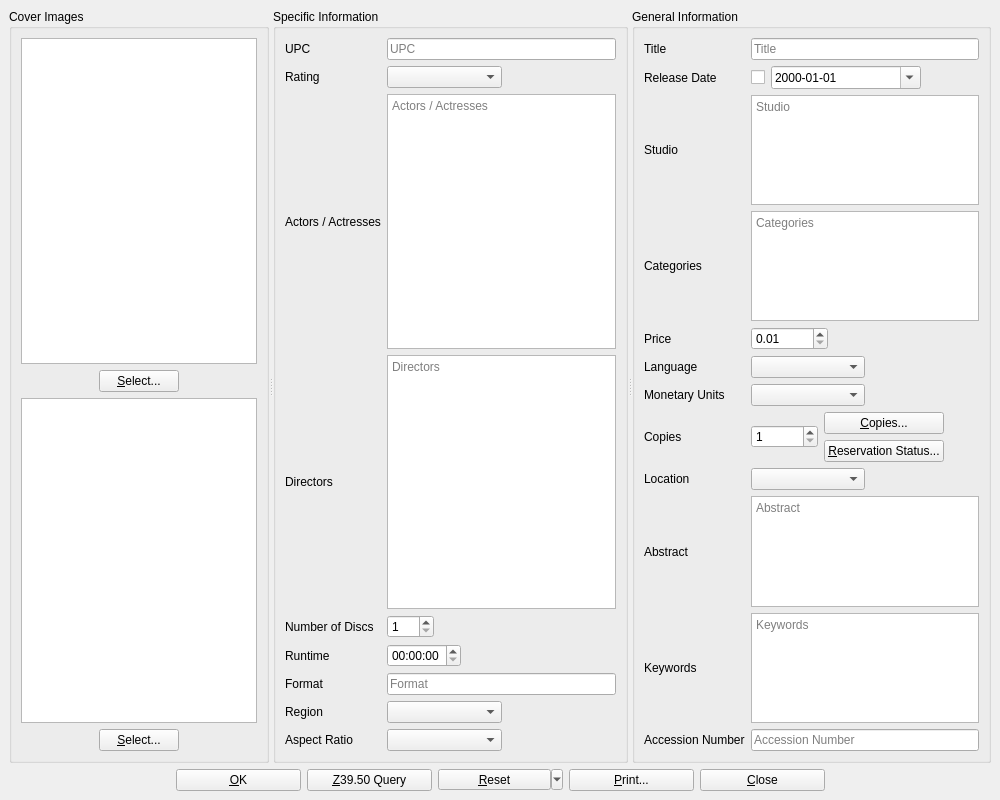
<?xml version="1.0" encoding="UTF-8"?>
<ui version="4.0">
 <class>dvdDialog</class>
 <widget class="QMainWindow" name="dvdDialog">
  <property name="geometry">
   <rect>
    <x>0</x>
    <y>0</y>
    <width>1000</width>
    <height>800</height>
   </rect>
  </property>
  <property name="windowTitle">
   <string>BiblioteQ</string>
  </property>
  <property name="windowIcon">
   <iconset resource="../Icons/icons.qrc">
    <normaloff>:/book.png</normaloff>:/book.png</iconset>
  </property>
  <widget class="QWidget" name="centralwidget">
   <layout class="QVBoxLayout">
    <item>
     <widget class="QScrollArea" name="scrollArea">
      <property name="frameShape">
       <enum>QFrame::NoFrame</enum>
      </property>
      <property name="widgetResizable">
       <bool>true</bool>
      </property>
      <widget class="QWidget" name="scrollAreaWidgetContents">
       <property name="geometry">
        <rect>
         <x>0</x>
         <y>0</y>
         <width>967</width>
         <height>766</height>
        </rect>
       </property>
       <layout class="QVBoxLayout" name="verticalLayout">
        <property name="spacing">
         <number>0</number>
        </property>
        <property name="leftMargin">
         <number>0</number>
        </property>
        <property name="topMargin">
         <number>0</number>
        </property>
        <property name="rightMargin">
         <number>0</number>
        </property>
        <property name="bottomMargin">
         <number>0</number>
        </property>
        <item>
         <widget class="QSplitter" name="splitter">
          <property name="orientation">
           <enum>Qt::Horizontal</enum>
          </property>
          <widget class="QGroupBox" name="coverImages">
           <property name="title">
            <string>Cover Images</string>
           </property>
           <layout class="QVBoxLayout">
            <item>
             <widget class="biblioteq_image_drop_site" name="front_image">
              <property name="minimumSize">
               <size>
                <width>150</width>
                <height>200</height>
               </size>
              </property>
              <property name="toolTip">
               <string>Front Cover Image</string>
              </property>
              <property name="renderHints">
               <set>QPainter::Antialiasing|QPainter::SmoothPixmapTransform|QPainter::TextAntialiasing</set>
              </property>
             </widget>
            </item>
            <item>
             <layout class="QHBoxLayout">
              <item>
               <spacer>
                <property name="orientation">
                 <enum>Qt::Horizontal</enum>
                </property>
                <property name="sizeHint" stdset="0">
                 <size>
                  <width>40</width>
                  <height>20</height>
                 </size>
                </property>
               </spacer>
              </item>
              <item>
               <widget class="QPushButton" name="frontButton">
                <property name="text">
                 <string>&amp;Select...</string>
                </property>
                <property name="icon">
                 <iconset resource="../Icons/icons.qrc">
                  <normaloff>:/16x16/fileopen.png</normaloff>:/16x16/fileopen.png</iconset>
                </property>
               </widget>
              </item>
              <item>
               <spacer>
                <property name="orientation">
                 <enum>Qt::Horizontal</enum>
                </property>
                <property name="sizeHint" stdset="0">
                 <size>
                  <width>40</width>
                  <height>20</height>
                 </size>
                </property>
               </spacer>
              </item>
             </layout>
            </item>
            <item>
             <widget class="biblioteq_image_drop_site" name="back_image">
              <property name="minimumSize">
               <size>
                <width>150</width>
                <height>200</height>
               </size>
              </property>
              <property name="toolTip">
               <string>Back Cover Image</string>
              </property>
              <property name="renderHints">
               <set>QPainter::Antialiasing|QPainter::SmoothPixmapTransform|QPainter::TextAntialiasing</set>
              </property>
             </widget>
            </item>
            <item>
             <layout class="QHBoxLayout">
              <item>
               <spacer>
                <property name="orientation">
                 <enum>Qt::Horizontal</enum>
                </property>
                <property name="sizeHint" stdset="0">
                 <size>
                  <width>40</width>
                  <height>20</height>
                 </size>
                </property>
               </spacer>
              </item>
              <item>
               <widget class="QPushButton" name="backButton">
                <property name="text">
                 <string>&amp;Select...</string>
                </property>
                <property name="icon">
                 <iconset resource="../Icons/icons.qrc">
                  <normaloff>:/16x16/fileopen.png</normaloff>:/16x16/fileopen.png</iconset>
                </property>
               </widget>
              </item>
              <item>
               <spacer>
                <property name="orientation">
                 <enum>Qt::Horizontal</enum>
                </property>
                <property name="sizeHint" stdset="0">
                 <size>
                  <width>40</width>
                  <height>20</height>
                 </size>
                </property>
               </spacer>
              </item>
             </layout>
            </item>
           </layout>
          </widget>
          <widget class="QGroupBox" name="groupBox">
           <property name="title">
            <string>Specific Information</string>
           </property>
           <layout class="QGridLayout">
            <item row="0" column="0">
             <widget class="QLabel" name="label">
              <property name="text">
               <string>UPC</string>
              </property>
             </widget>
            </item>
            <item row="0" column="1">
             <widget class="QLineEdit" name="id">
              <property name="maxLength">
               <number>32</number>
              </property>
              <property name="placeholderText">
               <string>UPC</string>
              </property>
             </widget>
            </item>
            <item row="1" column="0">
             <widget class="QLabel" name="label_12">
              <property name="text">
               <string>Rating</string>
              </property>
             </widget>
            </item>
            <item row="1" column="1">
             <layout class="QHBoxLayout">
              <item>
               <widget class="QComboBox" name="rating">
                <property name="sizePolicy">
                 <sizepolicy hsizetype="Expanding" vsizetype="Fixed">
                  <horstretch>0</horstretch>
                  <verstretch>0</verstretch>
                 </sizepolicy>
                </property>
                <property name="currentIndex">
                 <number>-1</number>
                </property>
                <property name="sizeAdjustPolicy">
                 <enum>QComboBox::AdjustToContents</enum>
                </property>
               </widget>
              </item>
              <item>
               <spacer>
                <property name="orientation">
                 <enum>Qt::Horizontal</enum>
                </property>
                <property name="sizeHint" stdset="0">
                 <size>
                  <width>40</width>
                  <height>20</height>
                 </size>
                </property>
               </spacer>
              </item>
             </layout>
            </item>
            <item row="2" column="0">
             <widget class="QLabel" name="label_9">
              <property name="text">
               <string>Actors / Actresses</string>
              </property>
             </widget>
            </item>
            <item row="3" column="0">
             <widget class="QLabel" name="label_11">
              <property name="text">
               <string>Directors</string>
              </property>
             </widget>
            </item>
            <item row="4" column="0">
             <widget class="QLabel" name="label_5">
              <property name="text">
               <string>Number of Discs</string>
              </property>
             </widget>
            </item>
            <item row="4" column="1">
             <layout class="QHBoxLayout">
              <item>
               <widget class="QSpinBox" name="no_of_discs">
                <property name="minimum">
                 <number>1</number>
                </property>
                <property name="maximum">
                 <number>100</number>
                </property>
               </widget>
              </item>
              <item>
               <spacer>
                <property name="orientation">
                 <enum>Qt::Horizontal</enum>
                </property>
                <property name="sizeHint" stdset="0">
                 <size>
                  <width>40</width>
                  <height>20</height>
                 </size>
                </property>
               </spacer>
              </item>
             </layout>
            </item>
            <item row="5" column="0">
             <widget class="QLabel" name="label_6">
              <property name="text">
               <string>Runtime</string>
              </property>
             </widget>
            </item>
            <item row="6" column="0">
             <widget class="QLabel" name="label_18">
              <property name="text">
               <string>Format</string>
              </property>
             </widget>
            </item>
            <item row="6" column="1">
             <widget class="QLineEdit" name="format">
              <property name="placeholderText">
               <string>Format</string>
              </property>
             </widget>
            </item>
            <item row="7" column="0">
             <widget class="QLabel" name="label_17">
              <property name="text">
               <string>Region</string>
              </property>
             </widget>
            </item>
            <item row="7" column="1">
             <layout class="QHBoxLayout">
              <item>
               <widget class="QComboBox" name="region">
                <property name="sizePolicy">
                 <sizepolicy hsizetype="Expanding" vsizetype="Fixed">
                  <horstretch>0</horstretch>
                  <verstretch>0</verstretch>
                 </sizepolicy>
                </property>
                <property name="sizeAdjustPolicy">
                 <enum>QComboBox::AdjustToContents</enum>
                </property>
               </widget>
              </item>
              <item>
               <spacer>
                <property name="orientation">
                 <enum>Qt::Horizontal</enum>
                </property>
                <property name="sizeHint" stdset="0">
                 <size>
                  <width>40</width>
                  <height>20</height>
                 </size>
                </property>
               </spacer>
              </item>
             </layout>
            </item>
            <item row="8" column="0">
             <widget class="QLabel" name="label_19">
              <property name="text">
               <string>Aspect Ratio</string>
              </property>
             </widget>
            </item>
            <item row="8" column="1">
             <layout class="QHBoxLayout">
              <item>
               <widget class="QComboBox" name="aspectratio">
                <property name="sizePolicy">
                 <sizepolicy hsizetype="Expanding" vsizetype="Fixed">
                  <horstretch>0</horstretch>
                  <verstretch>0</verstretch>
                 </sizepolicy>
                </property>
                <property name="sizeAdjustPolicy">
                 <enum>QComboBox::AdjustToContents</enum>
                </property>
               </widget>
              </item>
              <item>
               <spacer>
                <property name="orientation">
                 <enum>Qt::Horizontal</enum>
                </property>
                <property name="sizeHint" stdset="0">
                 <size>
                  <width>40</width>
                  <height>20</height>
                 </size>
                </property>
               </spacer>
              </item>
             </layout>
            </item>
            <item row="5" column="1">
             <layout class="QHBoxLayout">
              <item>
               <widget class="QTimeEdit" name="runtime">
                <property name="displayFormat">
                 <string>hh:mm:ss</string>
                </property>
               </widget>
              </item>
              <item>
               <spacer>
                <property name="orientation">
                 <enum>Qt::Horizontal</enum>
                </property>
                <property name="sizeHint" stdset="0">
                 <size>
                  <width>40</width>
                  <height>20</height>
                 </size>
                </property>
               </spacer>
              </item>
             </layout>
            </item>
            <item row="2" column="1">
             <widget class="biblioteq_hyperlinked_text_edit" name="actors">
              <property name="tabChangesFocus">
               <bool>true</bool>
              </property>
              <property name="undoRedoEnabled">
               <bool>true</bool>
              </property>
              <property name="readOnly">
               <bool>false</bool>
              </property>
              <property name="textInteractionFlags">
               <set>Qt::LinksAccessibleByKeyboard|Qt::LinksAccessibleByMouse|Qt::TextBrowserInteraction|Qt::TextEditable|Qt::TextEditorInteraction|Qt::TextSelectableByKeyboard|Qt::TextSelectableByMouse</set>
              </property>
              <property name="placeholderText">
               <string>Actors / Actresses</string>
              </property>
              <property name="openLinks">
               <bool>false</bool>
              </property>
             </widget>
            </item>
            <item row="3" column="1">
             <widget class="biblioteq_hyperlinked_text_edit" name="directors">
              <property name="tabChangesFocus">
               <bool>true</bool>
              </property>
              <property name="undoRedoEnabled">
               <bool>true</bool>
              </property>
              <property name="readOnly">
               <bool>false</bool>
              </property>
              <property name="textInteractionFlags">
               <set>Qt::LinksAccessibleByKeyboard|Qt::LinksAccessibleByMouse|Qt::TextBrowserInteraction|Qt::TextEditable|Qt::TextEditorInteraction|Qt::TextSelectableByKeyboard|Qt::TextSelectableByMouse</set>
              </property>
              <property name="placeholderText">
               <string>Directors</string>
              </property>
              <property name="openLinks">
               <bool>false</bool>
              </property>
             </widget>
            </item>
           </layout>
          </widget>
          <widget class="QGroupBox" name="groupBox_2">
           <property name="title">
            <string>General Information</string>
           </property>
           <layout class="QGridLayout">
            <item row="2" column="1">
             <widget class="biblioteq_hyperlinked_text_edit" name="studio">
              <property name="verticalScrollBarPolicy">
               <enum>Qt::ScrollBarAlwaysOff</enum>
              </property>
              <property name="horizontalScrollBarPolicy">
               <enum>Qt::ScrollBarAlwaysOff</enum>
              </property>
              <property name="tabChangesFocus">
               <bool>true</bool>
              </property>
              <property name="undoRedoEnabled">
               <bool>true</bool>
              </property>
              <property name="readOnly">
               <bool>false</bool>
              </property>
              <property name="textInteractionFlags">
               <set>Qt::LinksAccessibleByKeyboard|Qt::LinksAccessibleByMouse|Qt::TextBrowserInteraction|Qt::TextEditable|Qt::TextEditorInteraction|Qt::TextSelectableByKeyboard|Qt::TextSelectableByMouse</set>
              </property>
              <property name="placeholderText">
               <string>Studio</string>
              </property>
              <property name="openLinks">
               <bool>false</bool>
              </property>
             </widget>
            </item>
            <item row="0" column="0">
             <widget class="QLabel" name="label_2">
              <property name="text">
               <string>Title</string>
              </property>
             </widget>
            </item>
            <item row="0" column="1">
             <widget class="QLineEdit" name="title">
              <property name="placeholderText">
               <string>Title</string>
              </property>
             </widget>
            </item>
            <item row="1" column="0">
             <widget class="QLabel" name="label_13">
              <property name="text">
               <string>Release Date</string>
              </property>
             </widget>
            </item>
            <item row="1" column="1">
             <layout class="QHBoxLayout">
              <item>
               <widget class="QCheckBox" name="publication_date_enabled">
                <property name="toolTip">
                 <string>&lt;html&gt;&lt;head/&gt;&lt;body&gt;&lt;p&gt;Include the Release Date in the search query.&lt;/p&gt;&lt;/body&gt;&lt;/html&gt;</string>
                </property>
                <property name="text">
                 <string/>
                </property>
               </widget>
              </item>
              <item>
               <widget class="QDateEdit" name="release_date">
                <property name="sizePolicy">
                 <sizepolicy hsizetype="Expanding" vsizetype="Fixed">
                  <horstretch>0</horstretch>
                  <verstretch>0</verstretch>
                 </sizepolicy>
                </property>
                <property name="minimumSize">
                 <size>
                  <width>150</width>
                  <height>0</height>
                 </size>
                </property>
                <property name="displayFormat">
                 <string>yyyy-MM-dd</string>
                </property>
                <property name="calendarPopup">
                 <bool>true</bool>
                </property>
               </widget>
              </item>
              <item>
               <spacer>
                <property name="orientation">
                 <enum>Qt::Horizontal</enum>
                </property>
                <property name="sizeHint" stdset="0">
                 <size>
                  <width>40</width>
                  <height>20</height>
                 </size>
                </property>
               </spacer>
              </item>
             </layout>
            </item>
            <item row="2" column="0">
             <widget class="QLabel" name="label_14">
              <property name="text">
               <string>Studio</string>
              </property>
             </widget>
            </item>
            <item row="3" column="0">
             <widget class="QLabel" name="label_15">
              <property name="text">
               <string>Categories</string>
              </property>
             </widget>
            </item>
            <item row="4" column="0">
             <widget class="QLabel" name="label_16">
              <property name="text">
               <string>Price</string>
              </property>
             </widget>
            </item>
            <item row="4" column="1">
             <widget class="QDoubleSpinBox" name="price">
              <property name="sizePolicy">
               <sizepolicy hsizetype="Fixed" vsizetype="Fixed">
                <horstretch>0</horstretch>
                <verstretch>0</verstretch>
               </sizepolicy>
              </property>
              <property name="minimum">
               <double>0.010000000000000</double>
              </property>
              <property name="maximum">
               <double>10000.000000000000000</double>
              </property>
              <property name="singleStep">
               <double>0.010000000000000</double>
              </property>
              <property name="value">
               <double>0.010000000000000</double>
              </property>
             </widget>
            </item>
            <item row="5" column="0">
             <widget class="QLabel" name="label_4">
              <property name="text">
               <string>Language</string>
              </property>
             </widget>
            </item>
            <item row="5" column="1">
             <layout class="QHBoxLayout">
              <item>
               <widget class="QComboBox" name="language">
                <property name="sizePolicy">
                 <sizepolicy hsizetype="Expanding" vsizetype="Fixed">
                  <horstretch>0</horstretch>
                  <verstretch>0</verstretch>
                 </sizepolicy>
                </property>
                <property name="sizeAdjustPolicy">
                 <enum>QComboBox::AdjustToContents</enum>
                </property>
               </widget>
              </item>
              <item>
               <spacer>
                <property name="orientation">
                 <enum>Qt::Horizontal</enum>
                </property>
                <property name="sizeHint" stdset="0">
                 <size>
                  <width>40</width>
                  <height>20</height>
                 </size>
                </property>
               </spacer>
              </item>
             </layout>
            </item>
            <item row="6" column="0">
             <widget class="QLabel" name="label_3">
              <property name="text">
               <string>Monetary Units</string>
              </property>
             </widget>
            </item>
            <item row="7" column="0">
             <widget class="QLabel" name="label_8">
              <property name="text">
               <string>Copies</string>
              </property>
             </widget>
            </item>
            <item row="7" column="1">
             <layout class="QHBoxLayout">
              <item>
               <widget class="QSpinBox" name="quantity">
                <property name="minimum">
                 <number>1</number>
                </property>
                <property name="maximum">
                 <number>999999999</number>
                </property>
                <property name="value">
                 <number>1</number>
                </property>
               </widget>
              </item>
              <item>
               <layout class="QGridLayout">
                <item row="0" column="0">
                 <widget class="QPushButton" name="copiesButton">
                  <property name="text">
                   <string>&amp;Copies...</string>
                  </property>
                  <property name="icon">
                   <iconset resource="../Icons/icons.qrc">
                    <normaloff>:/16x16/editcopy.png</normaloff>:/16x16/editcopy.png</iconset>
                  </property>
                 </widget>
                </item>
                <item row="1" column="0">
                 <widget class="QPushButton" name="showUserButton">
                  <property name="text">
                   <string>&amp;Reservation Status...</string>
                  </property>
                  <property name="icon">
                   <iconset resource="../Icons/icons.qrc">
                    <normaloff>:/16x16/members.png</normaloff>:/16x16/members.png</iconset>
                  </property>
                 </widget>
                </item>
               </layout>
              </item>
              <item>
               <spacer>
                <property name="orientation">
                 <enum>Qt::Horizontal</enum>
                </property>
                <property name="sizeHint" stdset="0">
                 <size>
                  <width>40</width>
                  <height>20</height>
                 </size>
                </property>
               </spacer>
              </item>
             </layout>
            </item>
            <item row="8" column="0">
             <widget class="QLabel" name="label_10">
              <property name="text">
               <string>Location</string>
              </property>
             </widget>
            </item>
            <item row="8" column="1">
             <layout class="QHBoxLayout">
              <item>
               <widget class="QComboBox" name="location">
                <property name="sizePolicy">
                 <sizepolicy hsizetype="Expanding" vsizetype="Fixed">
                  <horstretch>0</horstretch>
                  <verstretch>0</verstretch>
                 </sizepolicy>
                </property>
                <property name="sizeAdjustPolicy">
                 <enum>QComboBox::AdjustToContents</enum>
                </property>
               </widget>
              </item>
              <item>
               <spacer>
                <property name="orientation">
                 <enum>Qt::Horizontal</enum>
                </property>
                <property name="sizeHint" stdset="0">
                 <size>
                  <width>40</width>
                  <height>20</height>
                 </size>
                </property>
               </spacer>
              </item>
             </layout>
            </item>
            <item row="9" column="1">
             <widget class="QTextEdit" name="description">
              <property name="tabChangesFocus">
               <bool>true</bool>
              </property>
              <property name="acceptRichText">
               <bool>false</bool>
              </property>
              <property name="placeholderText">
               <string>Abstract</string>
              </property>
             </widget>
            </item>
            <item row="9" column="0">
             <widget class="QLabel" name="label_7">
              <property name="text">
               <string>Abstract</string>
              </property>
             </widget>
            </item>
            <item row="3" column="1">
             <widget class="biblioteq_hyperlinked_text_edit" name="category">
              <property name="tabChangesFocus">
               <bool>true</bool>
              </property>
              <property name="undoRedoEnabled">
               <bool>true</bool>
              </property>
              <property name="readOnly">
               <bool>false</bool>
              </property>
              <property name="textInteractionFlags">
               <set>Qt::LinksAccessibleByKeyboard|Qt::LinksAccessibleByMouse|Qt::TextBrowserInteraction|Qt::TextEditable|Qt::TextEditorInteraction|Qt::TextSelectableByKeyboard|Qt::TextSelectableByMouse</set>
              </property>
              <property name="placeholderText">
               <string>Categories</string>
              </property>
              <property name="openLinks">
               <bool>false</bool>
              </property>
             </widget>
            </item>
            <item row="10" column="0">
             <widget class="QLabel" name="label_20">
              <property name="text">
               <string>Keywords</string>
              </property>
             </widget>
            </item>
            <item row="10" column="1">
             <widget class="biblioteq_hyperlinked_text_edit" name="keyword">
              <property name="tabChangesFocus">
               <bool>true</bool>
              </property>
              <property name="undoRedoEnabled">
               <bool>true</bool>
              </property>
              <property name="readOnly">
               <bool>false</bool>
              </property>
              <property name="textInteractionFlags">
               <set>Qt::LinksAccessibleByKeyboard|Qt::LinksAccessibleByMouse|Qt::TextBrowserInteraction|Qt::TextEditable|Qt::TextEditorInteraction|Qt::TextSelectableByKeyboard|Qt::TextSelectableByMouse</set>
              </property>
              <property name="placeholderText">
               <string>Keywords</string>
              </property>
              <property name="openLinks">
               <bool>false</bool>
              </property>
             </widget>
            </item>
            <item row="11" column="0">
             <widget class="QLabel" name="label_21">
              <property name="text">
               <string>Accession Number</string>
              </property>
             </widget>
            </item>
            <item row="11" column="1">
             <widget class="QLineEdit" name="accession_number">
              <property name="placeholderText">
               <string>Accession Number</string>
              </property>
             </widget>
            </item>
            <item row="6" column="1">
             <layout class="QHBoxLayout" name="horizontalLayout">
              <item>
               <widget class="QComboBox" name="monetary_units">
                <property name="sizePolicy">
                 <sizepolicy hsizetype="Expanding" vsizetype="Fixed">
                  <horstretch>0</horstretch>
                  <verstretch>0</verstretch>
                 </sizepolicy>
                </property>
                <property name="sizeAdjustPolicy">
                 <enum>QComboBox::AdjustToContents</enum>
                </property>
               </widget>
              </item>
              <item>
               <spacer name="horizontalSpacer">
                <property name="orientation">
                 <enum>Qt::Horizontal</enum>
                </property>
                <property name="sizeHint" stdset="0">
                 <size>
                  <width>40</width>
                  <height>20</height>
                 </size>
                </property>
               </spacer>
              </item>
             </layout>
            </item>
           </layout>
          </widget>
         </widget>
        </item>
       </layout>
      </widget>
     </widget>
    </item>
    <item>
     <layout class="QHBoxLayout">
      <item>
       <spacer>
        <property name="orientation">
         <enum>Qt::Horizontal</enum>
        </property>
        <property name="sizeHint" stdset="0">
         <size>
          <width>40</width>
          <height>20</height>
         </size>
        </property>
       </spacer>
      </item>
      <item>
       <widget class="QPushButton" name="okButton">
        <property name="minimumSize">
         <size>
          <width>125</width>
          <height>0</height>
         </size>
        </property>
        <property name="text">
         <string>&amp;OK</string>
        </property>
        <property name="icon">
         <iconset resource="../Icons/icons.qrc">
          <normaloff>:/16x16/ok.png</normaloff>:/16x16/ok.png</iconset>
        </property>
       </widget>
      </item>
      <item>
       <widget class="QPushButton" name="queryButton">
        <property name="minimumSize">
         <size>
          <width>125</width>
          <height>0</height>
         </size>
        </property>
        <property name="text">
         <string>&amp;Z39.50 Query</string>
        </property>
        <property name="icon">
         <iconset resource="../Icons/icons.qrc">
          <normaloff>:/16x16/down.png</normaloff>:/16x16/down.png</iconset>
        </property>
       </widget>
      </item>
      <item>
       <widget class="QToolButton" name="resetButton">
        <property name="minimumSize">
         <size>
          <width>125</width>
          <height>0</height>
         </size>
        </property>
        <property name="text">
         <string>&amp;Reset</string>
        </property>
        <property name="popupMode">
         <enum>QToolButton::MenuButtonPopup</enum>
        </property>
        <property name="arrowType">
         <enum>Qt::NoArrow</enum>
        </property>
       </widget>
      </item>
      <item>
       <widget class="QPushButton" name="printButton">
        <property name="minimumSize">
         <size>
          <width>125</width>
          <height>0</height>
         </size>
        </property>
        <property name="text">
         <string>&amp;Print...</string>
        </property>
        <property name="icon">
         <iconset resource="../Icons/icons.qrc">
          <normaloff>:/16x16/fileprint.png</normaloff>:/16x16/fileprint.png</iconset>
        </property>
       </widget>
      </item>
      <item>
       <widget class="QPushButton" name="cancelButton">
        <property name="minimumSize">
         <size>
          <width>125</width>
          <height>0</height>
         </size>
        </property>
        <property name="text">
         <string>&amp;Close</string>
        </property>
        <property name="icon">
         <iconset resource="../Icons/icons.qrc">
          <normaloff>:/16x16/cancel.png</normaloff>:/16x16/cancel.png</iconset>
        </property>
        <property name="shortcut">
         <string>Ctrl+W</string>
        </property>
       </widget>
      </item>
      <item>
       <spacer>
        <property name="orientation">
         <enum>Qt::Horizontal</enum>
        </property>
        <property name="sizeHint" stdset="0">
         <size>
          <width>40</width>
          <height>20</height>
         </size>
        </property>
       </spacer>
      </item>
     </layout>
    </item>
   </layout>
  </widget>
 </widget>
 <customwidgets>
  <customwidget>
   <class>biblioteq_image_drop_site</class>
   <extends>QGraphicsView</extends>
   <header>biblioteq_image_drop_site.h</header>
  </customwidget>
  <customwidget>
   <class>biblioteq_hyperlinked_text_edit</class>
   <extends>QTextBrowser</extends>
   <header>biblioteq_hyperlinked_text_edit.h</header>
  </customwidget>
 </customwidgets>
 <tabstops>
  <tabstop>scrollArea</tabstop>
  <tabstop>front_image</tabstop>
  <tabstop>frontButton</tabstop>
  <tabstop>back_image</tabstop>
  <tabstop>backButton</tabstop>
  <tabstop>id</tabstop>
  <tabstop>rating</tabstop>
  <tabstop>actors</tabstop>
  <tabstop>directors</tabstop>
  <tabstop>no_of_discs</tabstop>
  <tabstop>runtime</tabstop>
  <tabstop>format</tabstop>
  <tabstop>region</tabstop>
  <tabstop>aspectratio</tabstop>
  <tabstop>title</tabstop>
  <tabstop>publication_date_enabled</tabstop>
  <tabstop>release_date</tabstop>
  <tabstop>studio</tabstop>
  <tabstop>category</tabstop>
  <tabstop>price</tabstop>
  <tabstop>language</tabstop>
  <tabstop>monetary_units</tabstop>
  <tabstop>quantity</tabstop>
  <tabstop>copiesButton</tabstop>
  <tabstop>showUserButton</tabstop>
  <tabstop>location</tabstop>
  <tabstop>description</tabstop>
  <tabstop>keyword</tabstop>
  <tabstop>accession_number</tabstop>
  <tabstop>okButton</tabstop>
  <tabstop>queryButton</tabstop>
  <tabstop>resetButton</tabstop>
  <tabstop>printButton</tabstop>
  <tabstop>cancelButton</tabstop>
 </tabstops>
 <resources>
  <include location="../Icons/icons.qrc"/>
 </resources>
 <connections/>
</ui>
